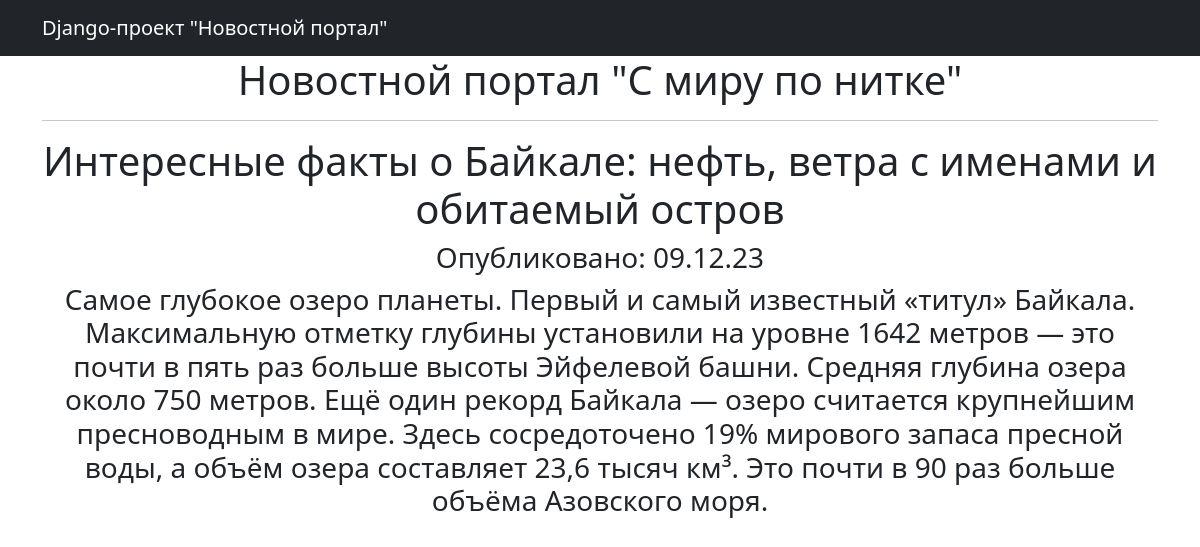
Screenshot of /news/2/ with the database file from the repository.
### portal/models.py (models this page shows, shortened)
class Post(models.Model):
    article = 'AR'
    news = 'NE'
    TIDINGS = [
        (article, 'Статья'),
        (news, 'Новость')
    ]
    type = models.CharField(max_length=2, choices=TIDINGS, default=news)
    date_time = models.DateTimeField(auto_now_add=True)
    title = models.CharField(max_length=255)
    text = models.TextField()
    rating = models.IntegerField(default=0)
    author = models.ForeignKey(Author, on_delete=models.CASCADE)
    category = models.ManyToManyField(Category, through='PostCategory', related_name='news')

### portal/views.py (the view)
# urls.py: path('news/<int:pk>/', PostDetail.as_view(), name='post_detail'),
class PostDetail(DetailView):
    model = Post
    template_name = 'post.html'
    context_object_name = 'post'

### portal/templatetags/custom_filters.py (called while the page is built)
@register.filter()
def censor(value):
    prohibited_words = ('сервер', 'озеро', 'уже', 'слово', 'финал')
    splited_value = value.split()
    for word in splited_value:
        parsed_word = morph.parse(word)[0].normal_form
        if parsed_word in prohibited_words:
            value = value.replace(word, '*' * len(word))
    return value

### templates/post.html (shortened to what this page needs)
{% extends 'flatpages/default.html' %}
{% load custom_filters %}
{% block content %}
<h1> {{post.title|censor}} </h1>
<h3>Опубликовано: {{ post.date_time|date:'d.m.y' }}</h3>
<h3> {{post.text|censor}} </h3>
{% endblock content %}

### rows the page displays
Post: title|censor "Интересные факты о Байкале: нефть, ветра с именами и обитаемый остров", date_time "09.12.23", text|censor "Самое глубокое озеро планеты. Первый и самый известный «титул» Байкала. Максимальную отметку глубины установили на уровне 1642 метров — это почти в пять раз больше высоты Эйфелевой башни. Средняя глубина озера около 750 метров. Ещё один рекорд Байкала — озеро считается крупнейшим пресноводным в мире. Здесь сосредоточено 19% мирового запаса пресной воды, а объём озера составляет 23,6 тысяч км³. Это почти в 90 раз больше объёма Азовского моря."
